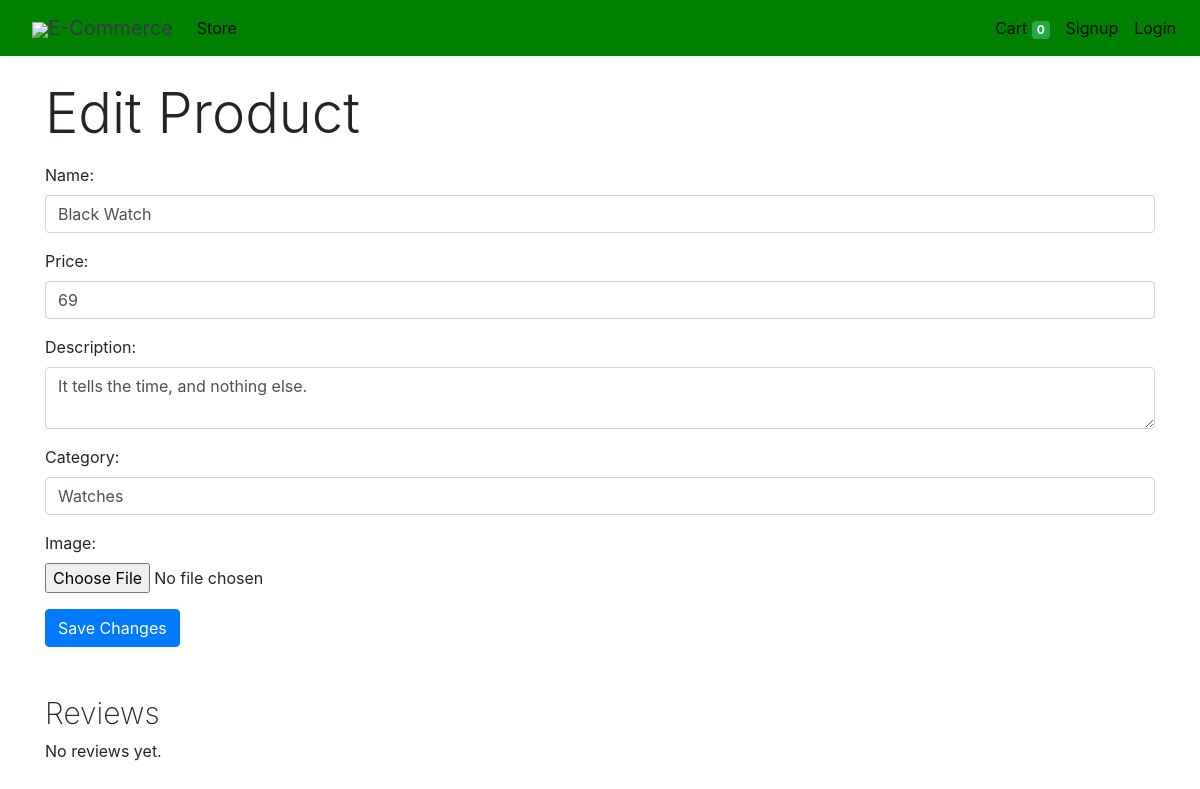
/editproduct/1, run on the app's committed database.
### store/models/products.py (models this page shows, shortened)
class Products(models.Model):
    name = models.CharField(max_length=60)
    price= models.IntegerField(default=0)
    category= models.ForeignKey(Category,on_delete=models.CASCADE,default=1 )
    description= models.CharField(max_length=250, default='', blank=True, null= True)
    image= models.ImageField(upload_to='uploads/products/')
    review = models.TextField(default='{}')

### store/models/category.py (models this page shows, shortened)
class Category(models.Model):
    name= models.CharField(max_length=50)
    @staticmethod
    def get_all_categories():
        return Category.objects.all()

### store/views/viewproducts.py (the view, shortened to what this page needs)
# urls.py: path('editproduct/<int:product_id>', EditProduct.as_view(), name='editproduct'),
class EditProduct(View):
    def get(self, request, product_id):
        product = get_object_or_404(Products, id=product_id)
        categories = Category.get_all_categories()
        reviews = json.loads(product.review)
        return render(request, 'editproduct.html', {'product': product, 'categories': categories, 'reviews': reviews})

### store/templates/editproduct.html (shortened to what this page needs)
{% extends 'base.html' %}
{% block content %}
    <div class="container mt-4">
        <h2 class="display-4 mb-3">Edit Product</h2>
        <form method="post" enctype="multipart/form-data">
            <div class="form-group">
                <label for="name">Name:</label>
                <input type="text" class="form-control" id="name" name="name" value="{{ product.name }}">
            </div>
            <div class="form-group">
                <label for="price">Price:</label>
                <input type="number" class="form-control" id="price" name="price" value="{{ product.price }}">
            </div>
            <div class="form-group">
                <label for="description">Description:</label>
                <textarea class="form-control" id="description" name="description">{{ product.description }}</textarea>
            </div>
            <div class="form-group">
                <label for="category">Category:</label>
                <select class="form-control" id="category" name="category">
                    {% for category in categories %}
                        <option value="{{ category.id }}" {% if product.category.id == category.id %}selected{% endif %}>{{ category.name }}</option>
                    {% endfor %}
                </select>
            </div>
            <div class="form-group">
                <label for="image">Image:</label>
                <input type="file" class="form-control-file" id="image" name="image">
            </div>
            <input type="submit" class="btn btn-primary" value="Save Changes">
        </form>
        <div class="mt-5">
            <h2 class="display-8">Reviews</h2>
            {% for review in reviews %}
            <div class="card mb-4 shadow-sm">
                <div class="card-body">
                    <h5 class="card-title">Review by {{ review.customer_name }}</h5>
                    <p class="card-text">{{ review.review }}</p>
                </div>
            </div>
            {% empty %}
                <p>No reviews yet.</p>
            {% endfor %}
        </div>
    </div>
{% endblock %}

### store/templates/base.html (style rules this page uses)
.display-8 { font-weight: 200; font-size: 30px; font-colour: $teal-200; }

### data on the page
Products: name "Black Watch", price "69", description "It tells the time, and nothing else.", category "Watches"

### other printed values
{{ request.session.cart.keys|length }} "0"
